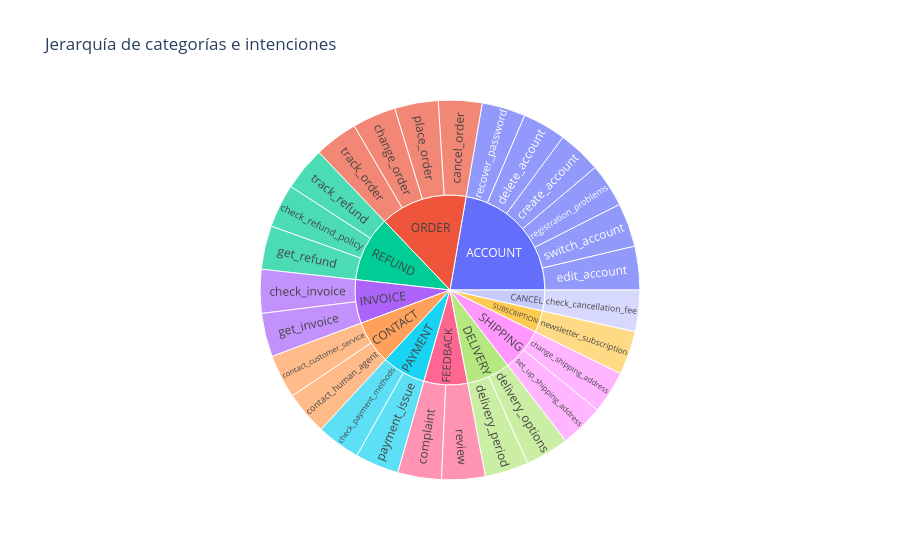

Write notebook code for a chart like this one.
### Markdown cell above
## Jerarquía de categorías e intenciones

Cada categoría se compone de una o más intenciones específicas. 
¿Cómo se distribuye el volumen dentro de esa jerarquía?

### Code cell
fig = px.sunburst(
    df,
    path=['category', 'intent'],
    title='Jerarquía de categorías e intenciones',
)
fig.show()

### Figure 1 — Plotly figure (JSON) as saved in the notebook; plotly's stock layout.template omitted (floating-point values rounded to 4 significant figures)
{"data": [{"branchvalues": "total", "domain": {"x": [0, 1], "y": [0, 1]}, "hovertemplate": "labels=%{label}<br>count=%{value}<br>parent=%{parent}<br>id=%{id}<extra></extra>", "ids": ["ORDER/cancel_order", "ORDER/change_order", "SHIPPING/change_shipping_address", "CANCEL/check_cancellation_fee", "INVOICE/check_invoice", "PAYMENT/check_payment_methods", "REFUND/check_refund_policy", "FEEDBACK/complaint", "CONTACT/contact_customer_service", "CONTACT/contact_human_agent", "ACCOUNT/create_account", "ACCOUNT/delete_account", "DELIVERY/delivery_options", "DELIVERY/delivery_period", "ACCOUNT/edit_account", "INVOICE/get_invoice", "REFUND/get_refund", "SUBSCRIPTION/newsletter_subscription", "PAYMENT/payment_issue", "ORDER/place_order", "ACCOUNT/recover_password", "ACCOUNT/registration_problems", "FEEDBACK/review", "SHIPPING/set_up_shipping_address", "ACCOUNT/switch_account", "ORDER/track_order", "REFUND/track_refund", "ORDER", "SHIPPING", "CANCEL", "INVOICE", "PAYMENT", "REFUND", "FEEDBACK", "CONTACT", "ACCOUNT", "DELIVERY", "SUBSCRIPTION"], "labels": ["cancel_order", "change_order", "change_shipping_address", "check_cancellation_fee", "check_invoice", "check_payment_methods", "check_refund_policy", "complaint", "contact_customer_service", "contact_human_agent", "create_account", "delete_account", "delivery_options", "delivery_period", "edit_account", "get_invoice", "get_refund", "newsletter_subscription", "payment_issue", "place_order", "recover_password", "registration_problems", "review", "set_up_shipping_address", "switch_account", "track_order", "track_refund", "ORDER", "SHIPPING", "CANCEL", "INVOICE", "PAYMENT", "REFUND", "FEEDBACK", "CONTACT", "ACCOUNT", "DELIVERY", "SUBSCRIPTION"], "name": "", "parents": ["ORDER", "ORDER", "SHIPPING", "CANCEL", "INVOICE", "PAYMENT", "REFUND", "FEEDBACK", "CONTACT", "CONTACT", "ACCOUNT", "ACCOUNT", "DELIVERY", "DELIVERY", "ACCOUNT", "INVOICE", "REFUND", "SUBSCRIPTION", "PAYMENT", "ORDER", "ACCOUNT", "ACCOUNT", "FEEDBACK", "SHIPPING", "ACCOUNT", "ORDER", "REFUND", "", "", "", "", "", "", "", "", "", "", ""], "type": "sunburst", "values": [998, 997, 973, 950, 1000, 999, 997, 1000, 1000, 999, 997, 995, 995, 999, 1000, 999, 997, 999, 999, 998, 995, 999, 997, 997, 1000, 995, 998, 3988, 1970, 950, 1999, 1998, 2992, 1997, 1999, 5986, 1994, 999]}], "layout": {"legend": {"tracegroupgap": 0}, "title": {"text": "Jerarquía de categorías e intenciones"}}}
